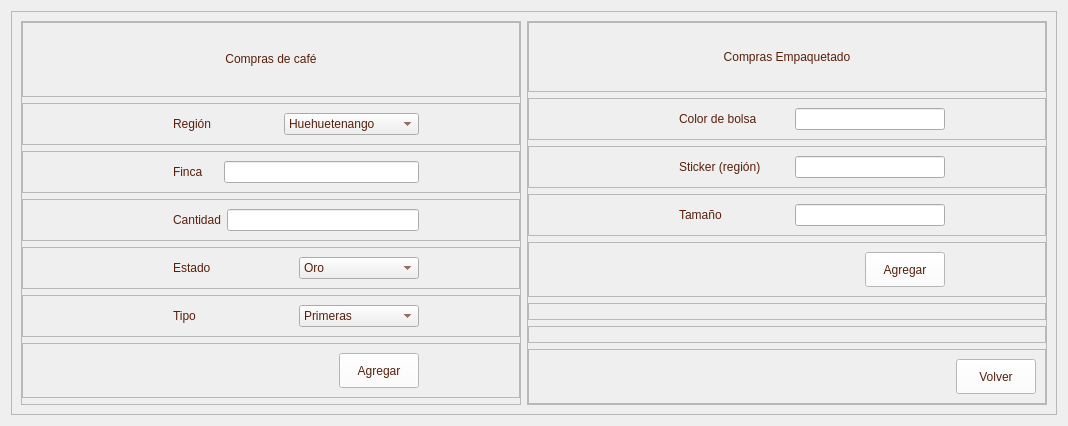
         <widget class="QWidget" name="page_compras">
          <layout class="QVBoxLayout" name="verticalLayout_15">
           <item>
            <widget class="QFrame" name="frame_18">
             <property name="frameShape">
              <enum>QFrame::StyledPanel</enum>
             </property>
             <property name="frameShadow">
              <enum>QFrame::Raised</enum>
             </property>
             <layout class="QHBoxLayout" name="horizontalLayout_11">
              <item>
               <widget class="QFrame" name="frame_19">
                <property name="minimumSize">
                 <size>
                  <width>500</width>
                  <height>0</height>
                 </size>
                </property>
                <property name="maximumSize">
                 <size>
                  <width>550</width>
                  <height>16777215</height>
                 </size>
                </property>
                <property name="frameShape">
                 <enum>QFrame::StyledPanel</enum>
                </property>
                <property name="frameShadow">
                 <enum>QFrame::Raised</enum>
                </property>
                <layout class="QVBoxLayout" name="verticalLayout_16">
                 <property name="leftMargin">
                  <number>0</number>
                 </property>
                 <property name="topMargin">
                  <number>0</number>
                 </property>
                 <property name="rightMargin">
                  <number>0</number>
                 </property>
                 <property name="bottomMargin">
                  <number>0</number>
                 </property>
                 <item>
                  <widget class="QFrame" name="frame_28">
                   <property name="minimumSize">
                    <size>
                     <width>0</width>
                     <height>75</height>
                    </size>
                   </property>
                   <property name="maximumSize">
                    <size>
                     <width>16777215</width>
                     <height>75</height>
                    </size>
                   </property>
                   <property name="frameShape">
                    <enum>QFrame::StyledPanel</enum>
                   </property>
                   <property name="frameShadow">
                    <enum>QFrame::Raised</enum>
                   </property>
                   <layout class="QVBoxLayout" name="verticalLayout_17">
                    <item>
                     <widget class="QLabel" name="label_52">
                      <property name="minimumSize">
                       <size>
                        <width>0</width>
                        <height>50</height>
                       </size>
                      </property>
                      <property name="maximumSize">
                       <size>
                        <width>16777215</width>
                        <height>50</height>
                       </size>
                      </property>
                      <property name="styleSheet">
                       <string notr="true">color: rgb(89, 31, 11);
font: 75 12pt &quot;Open Sans Semibold&quot;</string>
                      </property>
                      <property name="text">
                       <string>Compras de café</string>
                      </property>
                      <property name="alignment">
                       <set>Qt::AlignCenter</set>
                      </property>
                     </widget>
                    </item>
                   </layout>
                  </widget>
                 </item>
                 <item>
                  <widget class="QFrame" name="frame_21">
                   <property name="frameShape">
                    <enum>QFrame::StyledPanel</enum>
                   </property>
                   <property name="frameShadow">
                    <enum>QFrame::Raised</enum>
                   </property>
                   <layout class="QHBoxLayout" name="horizontalLayout_14">
                    <property name="leftMargin">
                     <number>150</number>
                    </property>
                    <property name="rightMargin">
                     <number>100</number>
                    </property>
                    <item>
                     <widget class="QLabel" name="label_9">
                      <property name="styleSheet">
                       <string notr="true">color: rgb(89, 31, 11);
font: 75 10pt &quot;Open Sans Semibold&quot;</string>
                      </property>
                      <property name="text">
                       <string>Región</string>
                      </property>
                     </widget>
                    </item>
                    <item>
                     <widget class="QComboBox" name="comboBox_4">
                      <property name="styleSheet">
                       <string notr="true">color: rgb(89, 31, 11);
font: 75 10pt &quot;Open Sans Semibold&quot;</string>
                      </property>
                      <item>
                       <property name="text">
                        <string>Huehuetenango</string>
                       </property>
                      </item>
                      <item>
                       <property name="text">
                        <string>San Marcos</string>
                       </property>
                      </item>
                      <item>
                       <property name="text">
                        <string>Antigua Guatemala</string>
                       </property>
                      </item>
                      <item>
                       <property name="text">
                        <string>Acatenango</string>
                       </property>
                      </item>
                      <item>
                       <property name="text">
                        <string>Fraijanes</string>
                       </property>
                      </item>
                      <item>
                       <property name="text">
                        <string>Coban</string>
                       </property>
                      </item>
                      <item>
                       <property name="text">
                        <string>Nuevo Oriente</string>
                       </property>
                      </item>
                      <item>
                       <property name="text">
                        <string>Atitlan</string>
                       </property>
                      </item>
                     </widget>
                    </item>
                   </layout>
                  </widget>
                 </item>
                 <item>
                  <widget class="QFrame" name="frame_22">
                   <property name="frameShape">
                    <enum>QFrame::StyledPanel</enum>
                   </property>
                   <property name="frameShadow">
                    <enum>QFrame::Raised</enum>
                   </property>
                   <layout class="QHBoxLayout" name="horizontalLayout_15">
                    <property name="leftMargin">
                     <number>150</number>
                    </property>
                    <property name="rightMargin">
                     <number>100</number>
                    </property>
                    <item>
                     <widget class="QLabel" name="label_10">
                      <property name="styleSheet">
                       <string notr="true">color: rgb(89, 31, 11);
font: 75 10pt &quot;Open Sans Semibold&quot;</string>
                      </property>
                      <property name="text">
                       <string>Finca</string>
                      </property>
                     </widget>
                    </item>
                    <item>
                     <widget class="QLineEdit" name="lineEdit_3">
                      <property name="minimumSize">
                       <size>
                        <width>195</width>
                        <height>0</height>
                       </size>
                      </property>
                      <property name="maximumSize">
                       <size>
                        <width>190</width>
                        <height>16777215</height>
                       </size>
                      </property>
                     </widget>
                    </item>
                   </layout>
                  </widget>
                 </item>
                 <item>
                  <widget class="QFrame" name="frame_23">
                   <property name="frameShape">
                    <enum>QFrame::StyledPanel</enum>
                   </property>
                   <property name="frameShadow">
                    <enum>QFrame::Raised</enum>
                   </property>
                   <layout class="QHBoxLayout" name="horizontalLayout_16">
                    <property name="leftMargin">
                     <number>150</number>
                    </property>
                    <property name="rightMargin">
                     <number>100</number>
                    </property>
                    <item>
                     <widget class="QLabel" name="label_11">
                      <property name="styleSheet">
                       <string notr="true">color: rgb(89, 31, 11);
font: 75 10pt &quot;Open Sans Semibold&quot;</string>
                      </property>
                      <property name="text">
                       <string>Cantidad</string>
                      </property>
                     </widget>
                    </item>
                    <item>
                     <widget class="QLineEdit" name="lineEdit_4">
                      <property name="minimumSize">
                       <size>
                        <width>190</width>
                        <height>0</height>
                       </size>
                      </property>
                      <property name="maximumSize">
                       <size>
                        <width>195</width>
                        <height>16777215</height>
                       </size>
                      </property>
                     </widget>
                    </item>
                   </layout>
                  </widget>
                 </item>
                 <item>
                  <widget class="QFrame" name="frame_24">
                   <property name="frameShape">
                    <enum>QFrame::StyledPanel</enum>
                   </property>
                   <property name="frameShadow">
                    <enum>QFrame::Raised</enum>
                   </property>
                   <layout class="QHBoxLayout" name="horizontalLayout_13">
                    <property name="leftMargin">
                     <number>150</number>
                    </property>
                    <property name="rightMargin">
                     <number>100</number>
                    </property>
                    <item>
                     <widget class="QLabel" name="label_12">
                      <property name="styleSheet">
                       <string notr="true">color: rgb(89, 31, 11);
font: 75 10pt &quot;Open Sans Semibold&quot;</string>
                      </property>
                      <property name="text">
                       <string>Estado</string>
                      </property>
                     </widget>
                    </item>
                    <item>
                     <widget class="QComboBox" name="comboBox_5">
                      <property name="maximumSize">
                       <size>
                        <width>300</width>
                        <height>16777215</height>
                       </size>
                      </property>
                      <property name="styleSheet">
                       <string notr="true">color: rgb(89, 31, 11);
font: 75 10pt &quot;Open Sans Semibold&quot;</string>
                      </property>
                      <item>
                       <property name="text">
                        <string>Oro</string>
                       </property>
                      </item>
                      <item>
                       <property name="text">
                        <string>Pergamino</string>
                       </property>
                      </item>
                      <item>
                       <property name="text">
                        <string>Cerezo</string>
                       </property>
                      </item>
                     </widget>
                    </item>
                   </layout>
                  </widget>
                 </item>
                 <item>
                  <widget class="QFrame" name="frame_26">
                   <property name="frameShape">
                    <enum>QFrame::StyledPanel</enum>
                   </property>
                   <property name="frameShadow">
                    <enum>QFrame::Raised</enum>
                   </property>
                   <layout class="QHBoxLayout" name="horizontalLayout_17">
                    <property name="leftMargin">
                     <number>150</number>
                    </property>
                    <property name="rightMargin">
                     <number>100</number>
                    </property>
                    <item>
                     <widget class="QLabel" name="label_13">
                      <property name="styleSheet">
                       <string notr="true">color: rgb(89, 31, 11);
font: 75 10pt &quot;Open Sans Semibold&quot;</string>
                      </property>
                      <property name="text">
                       <string>Tipo</string>
                      </property>
                     </widget>
                    </item>
                    <item>
                     <widget class="QComboBox" name="comboBox_6">
                      <property name="styleSheet">
                       <string notr="true">color: rgb(89, 31, 11);
font: 75 10pt &quot;Open Sans Semibold&quot;</string>
                      </property>
                      <item>
                       <property name="text">
                        <string>Primeras</string>
                       </property>
                      </item>
                      <item>
                       <property name="text">
                        <string>Segundas</string>
                       </property>
                      </item>
                      <item>
                       <property name="text">
                        <string>Espressio</string>
                       </property>
                      </item>
                      <item>
                       <property name="text">
                        <string>Cataduras</string>
                       </property>
                      </item>
                     </widget>
                    </item>
                   </layout>
                  </widget>
                 </item>
                 <item>
                  <widget class="QFrame" name="frame_27">
                   <property name="frameShape">
                    <enum>QFrame::StyledPanel</enum>
                   </property>
                   <property name="frameShadow">
                    <enum>QFrame::Raised</enum>
                   </property>
                   <property name="midLineWidth">
                    <number>0</number>
                   </property>
                   <layout class="QHBoxLayout" name="horizontalLayout_12">
                    <property name="leftMargin">
                     <number>200</number>
                    </property>
                    <property name="rightMargin">
                     <number>100</number>
                    </property>
                    <item>
                     <spacer name="horizontalSpacer_19">
                      <property name="orientation">
                       <enum>Qt::Horizontal</enum>
                      </property>
                      <property name="sizeHint" stdset="0">
                       <size>
                        <width>40</width>
                        <height>20</height>
                       </size>
                      </property>
                     </spacer>
                    </item>
                    <item>
                     <widget class="QPushButton" name="pushButton_7">
                      <property name="minimumSize">
                       <size>
                        <width>0</width>
                        <height>35</height>
                       </size>
                      </property>
                      <property name="styleSheet">
                       <string notr="true">QFrame{
background-color: rgb(51, 157, 255);
}

QPushButton{
color: rgb(89, 31, 11);
background-color: rgb(255, 255, 255);
font: 75 9pt &quot;Open Sans Semibold&quot;
}

QPushButton:hover{
color: rgb(255, 255, 255);
background-color: rgb(209, 172, 127);
font: 75 9pt  &quot;Open Sans Semibold&quot;
}
</string>
                      </property>
                      <property name="text">
                       <string>Agregar</string>
                      </property>
                     </widget>
                    </item>
                   </layout>
                  </widget>
                 </item>
                 <item>
                  <widget class="QFrame" name="frame_29">
                   <property name="frameShape">
                    <enum>QFrame::StyledPanel</enum>
                   </property>
                   <property name="frameShadow">
                    <enum>QFrame::Raised</enum>
                   </property>
                  </widget>
                 </item>
                </layout>
               </widget>
              </item>
              <item>
               <widget class="QFrame" name="frame_20">
                <property name="frameShape">
                 <enum>QFrame::StyledPanel</enum>
                </property>
                <property name="frameShadow">
                 <enum>QFrame::Raised</enum>
                </property>
                <layout class="QVBoxLayout" name="verticalLayout_18">
                 <property name="leftMargin">
                  <number>0</number>
                 </property>
                 <property name="topMargin">
                  <number>0</number>
                 </property>
                 <property name="rightMargin">
                  <number>0</number>
                 </property>
                 <property name="bottomMargin">
                  <number>0</number>
                 </property>
                 <item>
                  <widget class="QFrame" name="frame_25">
                   <property name="frameShape">
                    <enum>QFrame::StyledPanel</enum>
                   </property>
                   <property name="frameShadow">
                    <enum>QFrame::Raised</enum>
                   </property>
                   <layout class="QVBoxLayout" name="verticalLayout_19">
                    <item>
                     <widget class="QLabel" name="label_53">
                      <property name="minimumSize">
                       <size>
                        <width>0</width>
                        <height>50</height>
                       </size>
                      </property>
                      <property name="maximumSize">
                       <size>
                        <width>16777215</width>
                        <height>50</height>
                       </size>
                      </property>
                      <property name="styleSheet">
                       <string notr="true">color: rgb(89, 31, 11);
font: 75 12pt &quot;Open Sans Semibold&quot;</string>
                      </property>
                      <property name="text">
                       <string>Compras Empaquetado</string>
                      </property>
                      <property name="alignment">
                       <set>Qt::AlignCenter</set>
                      </property>
                     </widget>
                    </item>
                   </layout>
                  </widget>
                 </item>
                 <item>
                  <widget class="QFrame" name="frame_36">
                   <property name="frameShape">
                    <enum>QFrame::StyledPanel</enum>
                   </property>
                   <property name="frameShadow">
                    <enum>QFrame::Raised</enum>
                   </property>
                   <layout class="QHBoxLayout" name="horizontalLayout_21">
                    <property name="leftMargin">
                     <number>150</number>
                    </property>
                    <property name="rightMargin">
                     <number>100</number>
                    </property>
                    <item>
                     <widget class="QLabel" name="label_14">
                      <property name="maximumSize">
                       <size>
                        <width>200</width>
                        <height>16777215</height>
                       </size>
                      </property>
                      <property name="styleSheet">
                       <string notr="true">color: rgb(89, 31, 11);
font: 75 10pt &quot;Open Sans Semibold&quot;</string>
                      </property>
                      <property name="text">
                       <string>Color de bolsa</string>
                      </property>
                     </widget>
                    </item>
                    <item>
                     <widget class="QLineEdit" name="lineEdit_5">
                      <property name="maximumSize">
                       <size>
                        <width>150</width>
                        <height>16777215</height>
                       </size>
                      </property>
                     </widget>
                    </item>
                   </layout>
                  </widget>
                 </item>
                 <item>
                  <widget class="QFrame" name="frame_35">
                   <property name="frameShape">
                    <enum>QFrame::StyledPanel</enum>
                   </property>
                   <property name="frameShadow">
                    <enum>QFrame::Raised</enum>
                   </property>
                   <layout class="QHBoxLayout" name="horizontalLayout_20">
                    <property name="leftMargin">
                     <number>150</number>
                    </property>
                    <property name="rightMargin">
                     <number>100</number>
                    </property>
                    <item>
                     <widget class="QLabel" name="label_15">
                      <property name="maximumSize">
                       <size>
                        <width>200</width>
                        <height>16777215</height>
                       </size>
                      </property>
                      <property name="styleSheet">
                       <string notr="true">color: rgb(89, 31, 11);
font: 75 10pt &quot;Open Sans Semibold&quot;</string>
                      </property>
                      <property name="text">
                       <string>Sticker (región)</string>
                      </property>
                     </widget>
                    </item>
                    <item>
                     <widget class="QLineEdit" name="lineEdit_6">
                      <property name="maximumSize">
                       <size>
                        <width>150</width>
                        <height>16777215</height>
                       </size>
                      </property>
                     </widget>
                    </item>
                   </layout>
                  </widget>
                 </item>
                 <item>
                  <widget class="QFrame" name="frame_30">
                   <property name="frameShape">
                    <enum>QFrame::StyledPanel</enum>
                   </property>
                   <property name="frameShadow">
                    <enum>QFrame::Raised</enum>
                   </property>
                   <layout class="QHBoxLayout" name="horizontalLayout_19">
                    <property name="leftMargin">
                     <number>150</number>
                    </property>
                    <property name="rightMargin">
                     <number>100</number>
                    </property>
                    <item>
                     <widget class="QLabel" name="label_16">
                      <property name="minimumSize">
                       <size>
                        <width>50</width>
                        <height>0</height>
                       </size>
                      </property>
                      <property name="maximumSize">
                       <size>
                        <width>200</width>
                        <height>16777215</height>
                       </size>
                      </property>
                      <property name="styleSheet">
                       <string notr="true">color: rgb(89, 31, 11);
font: 75 10pt &quot;Open Sans Semibold&quot;</string>
                      </property>
                      <property name="text">
                       <string>Tamaño</string>
                      </property>
                     </widget>
                    </item>
                    <item>
                     <widget class="QLineEdit" name="lineEdit_7">
                      <property name="maximumSize">
                       <size>
                        <width>150</width>
                        <height>16777215</height>
                       </size>
                      </property>
                     </widget>
                    </item>
                   </layout>
                  </widget>
                 </item>
                 <item>
                  <widget class="QFrame" name="frame_31">
                   <property name="frameShape">
                    <enum>QFrame::StyledPanel</enum>
                   </property>
                   <property name="frameShadow">
                    <enum>QFrame::Raised</enum>
                   </property>
                   <layout class="QHBoxLayout" name="horizontalLayout_18">
                    <property name="leftMargin">
                     <number>200</number>
                    </property>
                    <property name="rightMargin">
                     <number>100</number>
                    </property>
                    <item>
                     <spacer name="horizontalSpacer_18">
                      <property name="orientation">
                       <enum>Qt::Horizontal</enum>
                      </property>
                      <property name="sizeHint" stdset="0">
                       <size>
                        <width>40</width>
                        <height>20</height>
                       </size>
                      </property>
                     </spacer>
                    </item>
                    <item>
                     <widget class="QPushButton" name="pushButton_9">
                      <property name="minimumSize">
                       <size>
                        <width>0</width>
                        <height>35</height>
                       </size>
                      </property>
                      <property name="styleSheet">
                       <string notr="true">QFrame{
background-color: rgb(51, 157, 255);
}

QPushButton{
color: rgb(89, 31, 11);
background-color: rgb(255, 255, 255);
font: 75 9pt &quot;Open Sans Semibold&quot;
}

QPushButton:hover{
color: rgb(255, 255, 255);
background-color: rgb(209, 172, 127);
font: 75 9pt  &quot;Open Sans Semibold&quot;
}
</string>
                      </property>
                      <property name="text">
                       <string>Agregar</string>
                      </property>
                     </widget>
                    </item>
                   </layout>
                  </widget>
                 </item>
                 <item>
                  <widget class="QFrame" name="frame_32">
                   <property name="frameShape">
                    <enum>QFrame::StyledPanel</enum>
                   </property>
                   <property name="frameShadow">
                    <enum>QFrame::Raised</enum>
                   </property>
                  </widget>
                 </item>
                 <item>
                  <widget class="QFrame" name="frame_33">
                   <property name="frameShape">
                    <enum>QFrame::StyledPanel</enum>
                   </property>
                   <property name="frameShadow">
                    <enum>QFrame::Raised</enum>
                   </property>
                  </widget>
                 </item>
                 <item>
                  <widget class="QFrame" name="frame_34">
                   <property name="frameShape">
                    <enum>QFrame::StyledPanel</enum>
                   </property>
                   <property name="frameShadow">
                    <enum>QFrame::Raised</enum>
                   </property>
                   <layout class="QHBoxLayout" name="horizontalLayout_59">
                    <item>
                     <spacer name="horizontalSpacer_17">
                      <property name="orientation">
                       <enum>Qt::Horizontal</enum>
                      </property>
                      <property name="sizeHint" stdset="0">
                       <size>
                        <width>418</width>
                        <height>20</height>
                       </size>
                      </property>
                     </spacer>
                    </item>
                    <item>
                     <widget class="QPushButton" name="btn_volver_I">
                      <property name="minimumSize">
                       <size>
                        <width>0</width>
                        <height>35</height>
                       </size>
                      </property>
                      <property name="styleSheet">
                       <string notr="true">QFrame{
background-color: rgb(51, 157, 255);
}

QPushButton{
color: rgb(89, 31, 11);
background-color: rgb(255, 255, 255);
font: 75 9pt &quot;Open Sans Semibold&quot;
}

QPushButton:hover{
color: rgb(255, 255, 255);
background-color: rgb(209, 172, 127);
font: 75 9pt  &quot;Open Sans Semibold&quot;
}
</string>
                      </property>
                      <property name="text">
                       <string>Volver</string>
                      </property>
                     </widget>
                    </item>
                   </layout>
                  </widget>
                 </item>
                </layout>
               </widget>
              </item>
             </layout>
            </widget>
           </item>
          </layout>
         </widget>
